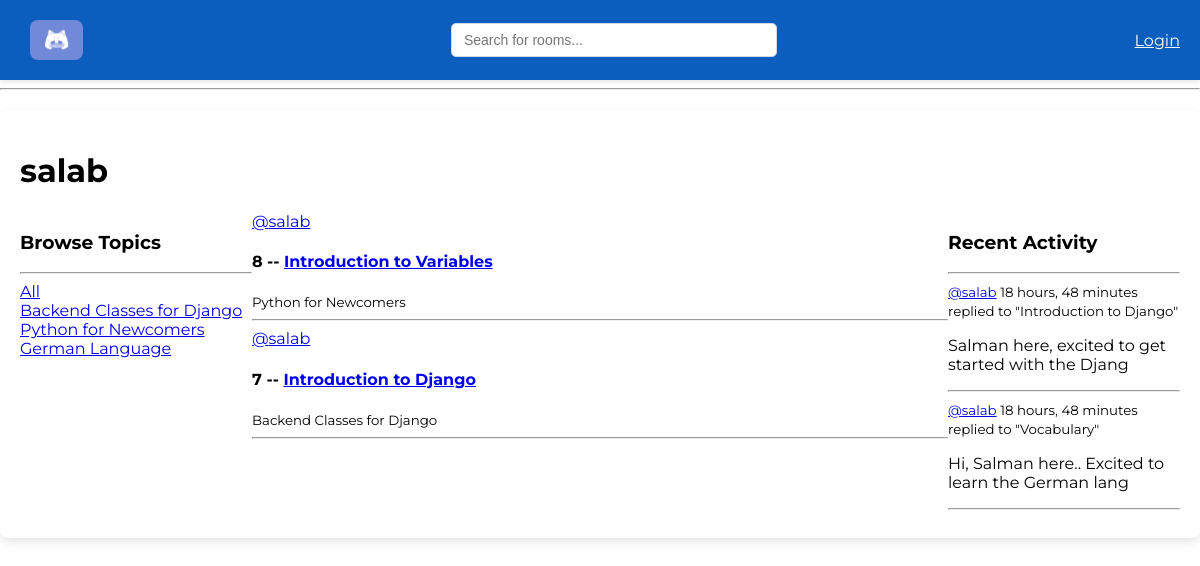
Page /profile/1/ on the committed database.
### base/models.py (models this page shows, shortened)
class Topic(models.Model):
    name = models.CharField(max_length=200)

class Room(models.Model):
    host = models.ForeignKey(User, on_delete=models.SET_NULL, null=True)
    topic = models.ForeignKey(Topic, on_delete=models.SET_NULL, null=True)
    name = models.CharField(max_length=200)
    description = models.TextField(null=True, blank=True)
    participants = models.ManyToManyField(User, related_name="participants", blank=True)
    updated = models.DateTimeField(auto_now=True)
    created = models.DateTimeField(auto_now_add=True)
    class Meta:
        ordering = ["-updated", "-created"]
    def __str__(self):
        return self.name

class Message(models.Model):
    user = models.ForeignKey(User, on_delete=models.CASCADE)
    room = models.ForeignKey(Room, on_delete=models.CASCADE)
    body = models.TextField()
    updated = models.DateTimeField(auto_now=True)
    created = models.DateTimeField(auto_now_add=True)
    class Meta:
        ordering = ["-updated", "-created"]
    def __str__(self):
        return self.body[0:50]

### base/views.py (the view)
# urls.py: path('profile/<str:pk>/', views.userProfile, name='user-profile'),
def userProfile(request, pk):
    user = User.objects.get(id=pk)
    rooms = user.room_set.all()  # Rooms created by the user
    room_messages = user.message_set.all()  # Messages sent by the user
    topics = Topic.objects.all()
    context = {"user":user, "rooms": rooms, "room_messages":room_messages, "topics":topics}
    return render(request, 'base/profile.html', context)

### base/templates/base/profile.html (shortened to what this page needs)
{% extends "main.html" %}
{% block content %}
<h1>{{ user.username }}</h1>
<div class="profile-container">
    <div>
        {% include "base/topics_component.html" %}
    </div>
    <div>
        {% include "base/feed_component.html" %}
    </div>
    <div>
        {% include "base/activity_component.html" %}
    </div>
</div>
{% endblock content %}

### base/templates/base/topics_component.html
<h3>Browse Topics</h3>
<hr>
<a href={% url "home"  %}>All</a>
{% for topic in topics  %}
<div>
    <a href='{% url "home"  %}?q={{topic.name}}'>{{topic.name}}</a>
</div>
{% endfor %}

### base/templates/base/feed_component.html (shortened to what this page needs)
<div>
    {% for room in rooms %}
    <div>
        <a href='{% url "user-profile" room.host.id %}'>@{{room.host.username}}</a>
        <h4>{{room.id}} -- <a href='{% url "room" room.id %}'>{{room.name}}</a></h4>
        <small>{{room.topic.name}}</small>
        <hr>
    </div>
    {% endfor %}
</div>

### base/templates/base/activity_component.html (shortened to what this page needs)
<h3>Recent Activity</h3>
<hr>
{% for message in room_messages %}
<div>
    <small>
        <a href="{% url 'user-profile' message.user.id %}">@{{message.user}}</a>
        {{message.created|timesince}}
    </small>
    <small>replied to "{{message.room}}"</small>
    <p>{{message}}</p>
    <hr>
</div>
{% endfor %}

### static/styles/main.css (style rules this page uses)
body { font-family: "Montserrat", serif; font-optical-sizing: auto; font-style: normal; margin: 0; padding: 0; }

### base/templates/base/profile.html (style rules this page uses)
.profile-container { display: grid; grid-template-columns: 1fr 3fr 1fr; }

### rows in the picture
Topic: name "Backend Classes for Django"
Topic: name "Python for Newcomers"
Topic: name "German Language"
Room: host.username "salab", id "8", name "Introduction to Variables", topic.name "Python for Newcomers"
Room: host.username "salab", id "7", name "Introduction to Django", topic.name "Backend Classes for Django"
Message: user "salab", created "18 hours, 48 minutes", room "Introduction to Django", body "Salman here, excited to get started with the Djang"
Message: user "salab", created "18 hours, 48 minutes", room "Vocabulary", body "Hi, Salman here.. Excited to learn the German lang"

### other values in the picture
{{ user.username }} "salab"
